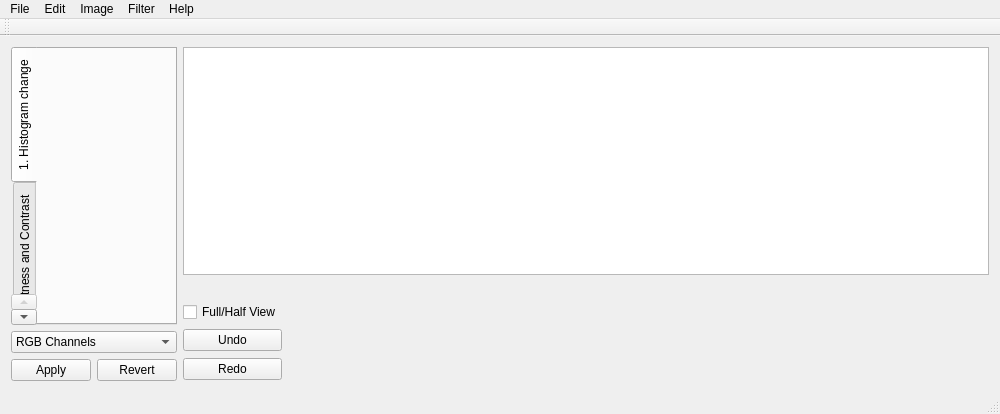
<?xml version="1.0" encoding="UTF-8"?>
<ui version="4.0">
 <class>MainWindow</class>
 <widget class="QMainWindow" name="MainWindow">
  <property name="geometry">
   <rect>
    <x>0</x>
    <y>0</y>
    <width>1000</width>
    <height>414</height>
   </rect>
  </property>
  <property name="minimumSize">
   <size>
    <width>1000</width>
    <height>0</height>
   </size>
  </property>
  <property name="windowTitle">
   <string>MainWindow</string>
  </property>
  <property name="iconSize">
   <size>
    <width>1</width>
    <height>1</height>
   </size>
  </property>
  <property name="toolButtonStyle">
   <enum>Qt::ToolButtonIconOnly</enum>
  </property>
  <widget class="QWidget" name="centralWidget">
   <layout class="QVBoxLayout" name="verticalLayout_8">
    <item>
     <layout class="QHBoxLayout" name="horizontalLayout">
      <item>
       <layout class="QVBoxLayout" name="verticalLayout_14">
        <item>
         <widget class="QTabWidget" name="tabWidget">
          <property name="sizePolicy">
           <sizepolicy hsizetype="Minimum" vsizetype="Expanding">
            <horstretch>0</horstretch>
            <verstretch>0</verstretch>
           </sizepolicy>
          </property>
          <property name="tabPosition">
           <enum>QTabWidget::West</enum>
          </property>
          <property name="tabShape">
           <enum>QTabWidget::Rounded</enum>
          </property>
          <property name="currentIndex">
           <number>0</number>
          </property>
          <property name="usesScrollButtons">
           <bool>true</bool>
          </property>
          <property name="documentMode">
           <bool>false</bool>
          </property>
          <widget class="QWidget" name="tab">
           <property name="sizePolicy">
            <sizepolicy hsizetype="Preferred" vsizetype="Minimum">
             <horstretch>0</horstretch>
             <verstretch>0</verstretch>
            </sizepolicy>
           </property>
           <attribute name="title">
            <string>1. Histogram change</string>
           </attribute>
           <layout class="QVBoxLayout" name="verticalLayout_4">
            <property name="spacing">
             <number>0</number>
            </property>
            <property name="leftMargin">
             <number>0</number>
            </property>
            <property name="topMargin">
             <number>0</number>
            </property>
            <property name="rightMargin">
             <number>0</number>
            </property>
            <property name="bottomMargin">
             <number>0</number>
            </property>
            <item>
             <widget class="HistogramChange" name="widget" native="true"/>
            </item>
           </layout>
          </widget>
          <widget class="QWidget" name="tab_2">
           <property name="sizePolicy">
            <sizepolicy hsizetype="Preferred" vsizetype="Minimum">
             <horstretch>0</horstretch>
             <verstretch>0</verstretch>
            </sizepolicy>
           </property>
           <attribute name="title">
            <string>2. Brightness and Contrast</string>
           </attribute>
           <layout class="QVBoxLayout" name="verticalLayout_2">
            <item>
             <widget class="BrightnessContrast" name="widget_2" native="true"/>
            </item>
           </layout>
          </widget>
          <widget class="QWidget" name="tab_3">
           <attribute name="title">
            <string>3. Palette</string>
           </attribute>
           <layout class="QVBoxLayout" name="verticalLayout_5">
            <item>
             <widget class="Palette" name="widget_3" native="true"/>
            </item>
           </layout>
          </widget>
          <widget class="QWidget" name="tab_7">
           <attribute name="title">
            <string>4. Binarization</string>
           </attribute>
           <layout class="QVBoxLayout" name="verticalLayout_6">
            <item>
             <widget class="Binarization" name="widget_4" native="true"/>
            </item>
           </layout>
          </widget>
          <widget class="QWidget" name="tab_8">
           <attribute name="title">
            <string>5. To Greyscale</string>
           </attribute>
           <layout class="QVBoxLayout" name="verticalLayout_7">
            <item>
             <widget class="ToGreyscale" name="widget_5" native="true"/>
            </item>
           </layout>
          </widget>
          <widget class="QWidget" name="tab_4">
           <attribute name="title">
            <string>6. Scale and Rotate</string>
           </attribute>
           <layout class="QVBoxLayout" name="verticalLayout">
            <item>
             <widget class="ScaleRotate" name="widget_6" native="true"/>
            </item>
           </layout>
          </widget>
          <widget class="QWidget" name="tab_5">
           <attribute name="title">
            <string>7. Matrix Convolution</string>
           </attribute>
           <layout class="QVBoxLayout" name="verticalLayout_9">
            <item>
             <widget class="Convolution" name="widget_7" native="true"/>
            </item>
           </layout>
          </widget>
          <widget class="QWidget" name="tab_6">
           <attribute name="title">
            <string>8. Gamma-, S-, Custom Curves</string>
           </attribute>
           <layout class="QVBoxLayout" name="verticalLayout_10">
            <item>
             <widget class="CurveCorrection" name="widget_8" native="true"/>
            </item>
           </layout>
          </widget>
          <widget class="QWidget" name="tab_9">
           <attribute name="title">
            <string>9. HSV Correction</string>
           </attribute>
           <layout class="QVBoxLayout" name="verticalLayout_11">
            <item>
             <widget class="HSVCorrection" name="widget_9" native="true"/>
            </item>
           </layout>
          </widget>
          <widget class="QWidget" name="tab_10">
           <attribute name="title">
            <string>10. Choose B/W Points</string>
           </attribute>
           <layout class="QVBoxLayout" name="verticalLayout_12">
            <item>
             <widget class="BlackWhitePoint" name="widget_10" native="true"/>
            </item>
           </layout>
          </widget>
          <widget class="QWidget" name="tab_11">
           <attribute name="title">
            <string>11-12. Median, Sharpen Filters</string>
           </attribute>
           <layout class="QVBoxLayout" name="verticalLayout_13">
            <item>
             <widget class="MedianBorderFilter" name="widget_11" native="true"/>
            </item>
           </layout>
          </widget>
          <widget class="QWidget" name="tab_12">
           <attribute name="title">
            <string>13. Color Add</string>
           </attribute>
           <layout class="QVBoxLayout" name="verticalLayout_16">
            <item>
             <widget class="AddColor" name="widget_13" native="true"/>
            </item>
           </layout>
          </widget>
          <widget class="QWidget" name="tab_13">
           <attribute name="title">
            <string>14. Box, Gauss Filters</string>
           </attribute>
           <layout class="QVBoxLayout" name="verticalLayout_3">
            <item>
             <widget class="BoxGauss" name="widget_12" native="true"/>
            </item>
           </layout>
          </widget>
         </widget>
        </item>
        <item>
         <widget class="QComboBox" name="comboBox">
          <item>
           <property name="text">
            <string>RGB Channels</string>
           </property>
          </item>
          <item>
           <property name="text">
            <string>Red Channel</string>
           </property>
          </item>
          <item>
           <property name="text">
            <string>Green Channel</string>
           </property>
          </item>
          <item>
           <property name="text">
            <string>Blue Channel</string>
           </property>
          </item>
         </widget>
        </item>
        <item>
         <layout class="QHBoxLayout" name="horizontalLayout_2">
          <item>
           <widget class="QPushButton" name="applyButton">
            <property name="text">
             <string>Apply</string>
            </property>
           </widget>
          </item>
          <item>
           <widget class="QPushButton" name="revertButton">
            <property name="maximumSize">
             <size>
              <width>80</width>
              <height>16777215</height>
             </size>
            </property>
            <property name="text">
             <string>Revert</string>
            </property>
           </widget>
          </item>
         </layout>
        </item>
       </layout>
      </item>
      <item>
       <layout class="QVBoxLayout" name="verticalLayout_15">
        <item>
         <widget class="QGraphicsView" name="graphicsView">
          <property name="sizePolicy">
           <sizepolicy hsizetype="Expanding" vsizetype="Expanding">
            <horstretch>0</horstretch>
            <verstretch>0</verstretch>
           </sizepolicy>
          </property>
          <property name="cursor" stdset="0">
           <cursorShape>CrossCursor</cursorShape>
          </property>
          <property name="sizeAdjustPolicy">
           <enum>QAbstractScrollArea::AdjustIgnored</enum>
          </property>
          <property name="resizeAnchor">
           <enum>QGraphicsView::NoAnchor</enum>
          </property>
         </widget>
        </item>
        <item>
         <layout class="QHBoxLayout" name="horizontalLayout_3">
          <item>
           <layout class="QVBoxLayout" name="verticalLayout_17">
            <item>
             <spacer name="verticalSpacer">
              <property name="orientation">
               <enum>Qt::Vertical</enum>
              </property>
              <property name="sizeType">
               <enum>QSizePolicy::Minimum</enum>
              </property>
              <property name="sizeHint" stdset="0">
               <size>
                <width>20</width>
                <height>20</height>
               </size>
              </property>
             </spacer>
            </item>
            <item>
             <widget class="QCheckBox" name="checkBox">
              <property name="text">
               <string>Full/Half View</string>
              </property>
             </widget>
            </item>
            <item>
             <widget class="QPushButton" name="undoButton">
              <property name="enabled">
               <bool>true</bool>
              </property>
              <property name="text">
               <string>Undo</string>
              </property>
             </widget>
            </item>
            <item>
             <widget class="QPushButton" name="redoButton">
              <property name="enabled">
               <bool>true</bool>
              </property>
              <property name="text">
               <string>Redo</string>
              </property>
             </widget>
            </item>
           </layout>
          </item>
          <item>
           <widget class="QCustomPlot" name="customPlot" native="true">
            <property name="sizePolicy">
             <sizepolicy hsizetype="Expanding" vsizetype="Minimum">
              <horstretch>0</horstretch>
              <verstretch>0</verstretch>
             </sizepolicy>
            </property>
            <property name="minimumSize">
             <size>
              <width>300</width>
              <height>100</height>
             </size>
            </property>
            <property name="baseSize">
             <size>
              <width>0</width>
              <height>200</height>
             </size>
            </property>
           </widget>
          </item>
         </layout>
        </item>
       </layout>
      </item>
     </layout>
    </item>
   </layout>
  </widget>
  <widget class="QMenuBar" name="menuBar">
   <property name="geometry">
    <rect>
     <x>0</x>
     <y>0</y>
     <width>1000</width>
     <height>21</height>
    </rect>
   </property>
   <widget class="QMenu" name="menuFile">
    <property name="title">
     <string>File</string>
    </property>
    <addaction name="actionOpen"/>
    <addaction name="actionSave"/>
    <addaction name="separator"/>
    <addaction name="actionExit"/>
   </widget>
   <widget class="QMenu" name="menuImage">
    <property name="title">
     <string>Image</string>
    </property>
    <addaction name="actionImage_Size"/>
   </widget>
   <widget class="QMenu" name="menuFilter">
    <property name="title">
     <string>Filter</string>
    </property>
    <widget class="QMenu" name="menuBlur">
     <property name="title">
      <string>Blur</string>
     </property>
     <addaction name="actionBox_Blur"/>
     <addaction name="actionGaussian_Blur"/>
    </widget>
    <addaction name="menuBlur"/>
   </widget>
   <widget class="QMenu" name="menuHelp">
    <property name="title">
     <string>Help</string>
    </property>
   </widget>
   <widget class="QMenu" name="menuEdit">
    <property name="title">
     <string>Edit</string>
    </property>
    <widget class="QMenu" name="menuFormat">
     <property name="title">
      <string>Format</string>
     </property>
     <addaction name="actionConvert_to_Greyscale"/>
    </widget>
    <addaction name="actionUndo"/>
    <addaction name="actionRedo"/>
    <addaction name="separator"/>
    <addaction name="menuFormat"/>
   </widget>
   <addaction name="menuFile"/>
   <addaction name="menuEdit"/>
   <addaction name="menuImage"/>
   <addaction name="menuFilter"/>
   <addaction name="menuHelp"/>
  </widget>
  <widget class="QToolBar" name="mainToolBar">
   <attribute name="toolBarArea">
    <enum>TopToolBarArea</enum>
   </attribute>
   <attribute name="toolBarBreak">
    <bool>false</bool>
   </attribute>
  </widget>
  <widget class="QStatusBar" name="statusBar"/>
  <action name="actionOpen">
   <property name="text">
    <string>Open</string>
   </property>
  </action>
  <action name="actionSave">
   <property name="text">
    <string>Export As...</string>
   </property>
  </action>
  <action name="actionExit">
   <property name="text">
    <string>Exit</string>
   </property>
  </action>
  <action name="actionImage_Size">
   <property name="text">
    <string>Image Size...</string>
   </property>
  </action>
  <action name="actionBox_Blur">
   <property name="text">
    <string>Box Blur</string>
   </property>
  </action>
  <action name="actionGaussian_Blur">
   <property name="text">
    <string>Gaussian Blur</string>
   </property>
  </action>
  <action name="actionUndo">
   <property name="text">
    <string>Undo</string>
   </property>
  </action>
  <action name="actionRedo">
   <property name="text">
    <string>Redo</string>
   </property>
  </action>
  <action name="actionConvert_to_Greyscale">
   <property name="text">
    <string>Convert to Greyscale</string>
   </property>
  </action>
 </widget>
 <layoutdefault spacing="6" margin="11"/>
 <customwidgets>
  <customwidget>
   <class>QCustomPlot</class>
   <extends>QWidget</extends>
   <header>libs/qcustomplot.h</header>
   <container>1</container>
  </customwidget>
  <customwidget>
   <class>HistogramChange</class>
   <extends>QWidget</extends>
   <header>histogramchange.h</header>
   <container>1</container>
  </customwidget>
  <customwidget>
   <class>BrightnessContrast</class>
   <extends>QWidget</extends>
   <header>brightnesscontrast.h</header>
   <container>1</container>
  </customwidget>
  <customwidget>
   <class>Palette</class>
   <extends>QWidget</extends>
   <header>palette.h</header>
   <container>1</container>
  </customwidget>
  <customwidget>
   <class>Binarization</class>
   <extends>QWidget</extends>
   <header>binarization.h</header>
   <container>1</container>
  </customwidget>
  <customwidget>
   <class>ToGreyscale</class>
   <extends>QWidget</extends>
   <header>togreyscale.h</header>
   <container>1</container>
  </customwidget>
  <customwidget>
   <class>ScaleRotate</class>
   <extends>QWidget</extends>
   <header>scalerotate.h</header>
   <container>1</container>
  </customwidget>
  <customwidget>
   <class>Convolution</class>
   <extends>QWidget</extends>
   <header>convolution.h</header>
   <container>1</container>
  </customwidget>
  <customwidget>
   <class>CurveCorrection</class>
   <extends>QWidget</extends>
   <header>curvecorrection.h</header>
   <container>1</container>
  </customwidget>
  <customwidget>
   <class>HSVCorrection</class>
   <extends>QWidget</extends>
   <header>hsvcorrection.h</header>
   <container>1</container>
  </customwidget>
  <customwidget>
   <class>BlackWhitePoint</class>
   <extends>QWidget</extends>
   <header>blackwhitepoint.h</header>
   <container>1</container>
  </customwidget>
  <customwidget>
   <class>MedianBorderFilter</class>
   <extends>QWidget</extends>
   <header>medianborderfilter.h</header>
   <container>1</container>
  </customwidget>
  <customwidget>
   <class>BoxGauss</class>
   <extends>QWidget</extends>
   <header>boxgauss.h</header>
   <container>1</container>
  </customwidget>
  <customwidget>
   <class>AddColor</class>
   <extends>QWidget</extends>
   <header>addcolor.h</header>
   <container>1</container>
  </customwidget>
 </customwidgets>
 <resources/>
 <connections/>
</ui>
